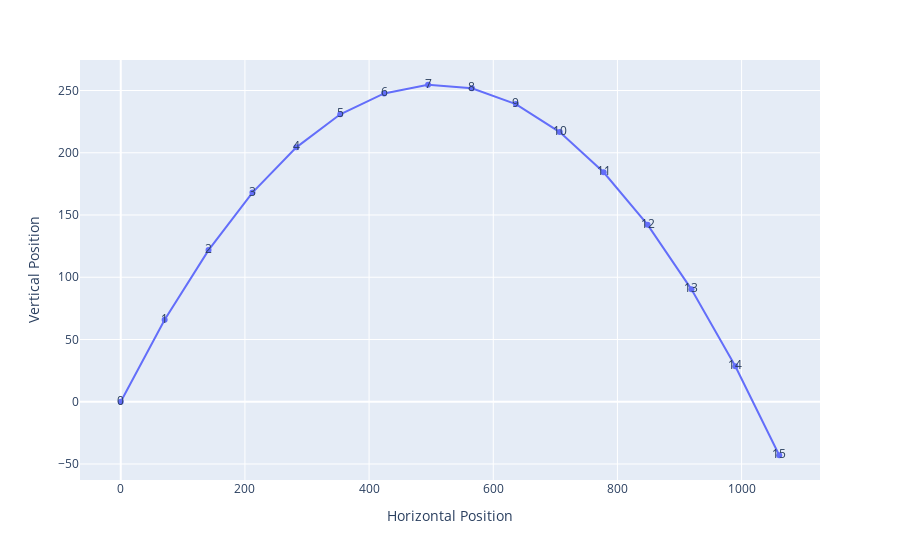

The notebook cell saved with this chart:
### Markdown cell above
## Check your code here

### Code cell
# DON'T MIND THIS CODE FOR NOW. JUST USE THIS TO CHECK YOUR ANSWER
import pandas as pd
import numpy as np
import plotly.express as px
df = pd.DataFrame(projectile_coordinates)

fig = px.line(df, x="Horizontal Position", y="Vertical Position", text="time")
fig.show()

# You should see a graph where around time=14 and time=15 the line crosses the x-axis (the ground) with the highest height around 250m from the ground at time=7

### Figure 1 — Plotly figure (JSON) as saved in the notebook; plotly's stock layout.template omitted (floating-point values rounded to 4 significant figures)
{"data": [{"hovertemplate": "Horizontal Position=%{x}<br>Vertical Position=%{y}<br>time=%{text}<extra></extra>", "legendgroup": "", "line": {"color": "#636efa", "dash": "solid"}, "marker": {"symbol": "circle"}, "mode": "lines+text+markers", "name": "", "orientation": "v", "showlegend": false, "text": [0, 1, 2, 3, 4, 5, 6, 7, 8, 9, 10, 11, 12, 13, 14, 15], "type": "scatter", "x": [0, 70.71, 141.4, 212.1, 282.8, 353.6, 424.3, 495.0, 565.7, 636.4, 707.1, 777.8, 848.5, 919.2, 989.9, 1061.0], "xaxis": "x", "y": [0, 65.81, 121.8, 168.0, 204.4, 230.9, 247.7, 254.6, 251.8, 239.1, 216.6, 184.3, 142.2, 90.29, 28.57, -42.96], "yaxis": "y"}], "layout": {"legend": {"tracegroupgap": 0}, "margin": {"t": 60}, "xaxis": {"anchor": "y", "domain": [0, 1], "title": {"text": "Horizontal Position"}}, "yaxis": {"anchor": "x", "domain": [0, 1], "title": {"text": "Vertical Position"}}}}
